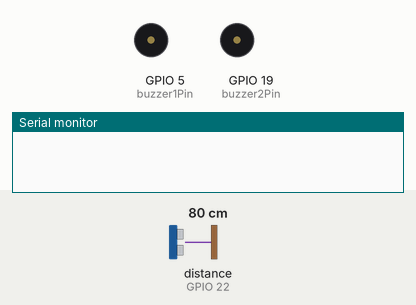
A sketch run on a simulated ESP32. Parts: buzzer (waves = sounding, pin HIGH), the last lines printed to the serial monitor. Wiring (inferred from the names in the program): ultrasonic range finder: trigger GPIO 23; echo GPIO 22. The inputs (shaded band) are chosen by the test bench; at power-on: distance to the obstacle (sensor on GPIO 22) 80 cm. The echo pulse lasts 58.3 µs per cm; WiFi joins after 1.5 s; servers stay silent unless stated; pins used as bus, display or sensor lines are not drawn.

Above: at 0.1 s.
At 2.1 s:
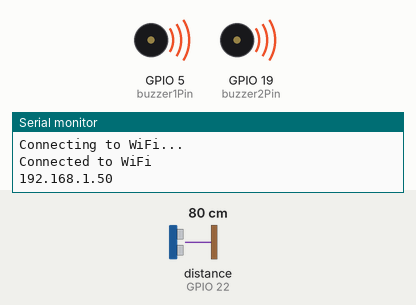
Timing chart, 0 to 3.6 s (numbered marks = the images above):
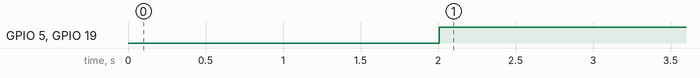

Measured:
- by itself, GPIO 5 (buzzer1Pin), GPIO 19 (buzzer2Pin): LOW → HIGH at 2.0 s

The sketch:

esp32kantuk.ino
```cpp
#include <WiFi.h>
#include <ESPAsyncWebServer.h>

const char* ssid = "YOUR_SSID";
const char* password = "YOUR_PASSWORD";

AsyncWebServer server(80);

const int buzzer1Pin = 5;
const int buzzer2Pin = 19;
const int buttons[] = {15, 16, 17, 18};
const int trigPin = 23;
const int echoPin = 22;

long duration;
int distanceCm;
bool alarmActive = false;
bool isDrowsiness = true;
bool buttonsState[4] = {false, false, false, false};

void triggerAlarm() {
  alarmActive = true;
  digitalWrite(buzzer1Pin, HIGH);
  digitalWrite(buzzer2Pin, HIGH);
  for(int i = 0; i < 4; i++) buttonsState[i] = false;
}

void stopAlarm(){
  alarmActive = false;
  digitalWrite(buzzer1Pin, LOW);
  digitalWrite(buzzer2Pin, LOW);
  Serial.println("Alarm stopped");
}

void setup() {
  Serial.begin(115200);

  WiFi.begin(ssid, password);
  while (WiFi.status() != WL_CONNECTED) {
    delay(1000);
    Serial.println("Connecting to WiFi...");
  }

  Serial.println("Connected to WiFi");
  Serial.println(WiFi.localIP());

  pinMode(buzzer1Pin, OUTPUT);
  pinMode(buzzer2Pin, OUTPUT);
  for(int i = 0; i < 4; i++) pinMode(buttons[i], INPUT_PULLUP);
  pinMode(trigPin, OUTPUT);
  pinMode(echoPin, INPUT);
  digitalWrite(buzzer1Pin, LOW);
  digitalWrite(buzzer2Pin, LOW);

  server.on("/trigger", HTTP_GET, [](AsyncWebServerRequest *request){
    triggerAlarm();
    request->send(200, "text/plain", "Alarm triggered");
  });

  server.begin();
}

void loop() {
  digitalWrite(trigPin, LOW);
  delayMicroseconds(2);
  digitalWrite(trigPin, HIGH);
  delayMicroseconds(10);
  digitalWrite(trigPin, LOW);

  duration = pulseIn(echoPin, HIGH);

  distanceCm = duration * 0.034 / 2;
  if(distanceCm < 200 && distanceCm > 0){
    if(!alarmActive) triggerAlarm();
    isDrowsiness = false;
  }

  if(alarmActive && isDrowsiness){
    bool allPressed = true;
    for(int i = 0; i < 4; i++){
      if(digitalRead(buttons[i])== LOW){
        buttonsState[i] = true;
      }

      if(buttonsState[i] == false){
        allPressed = false;
      }
    }

    if(alarmActive){
      stopAlarm();
    }
  }

  delay(100);
}
```
